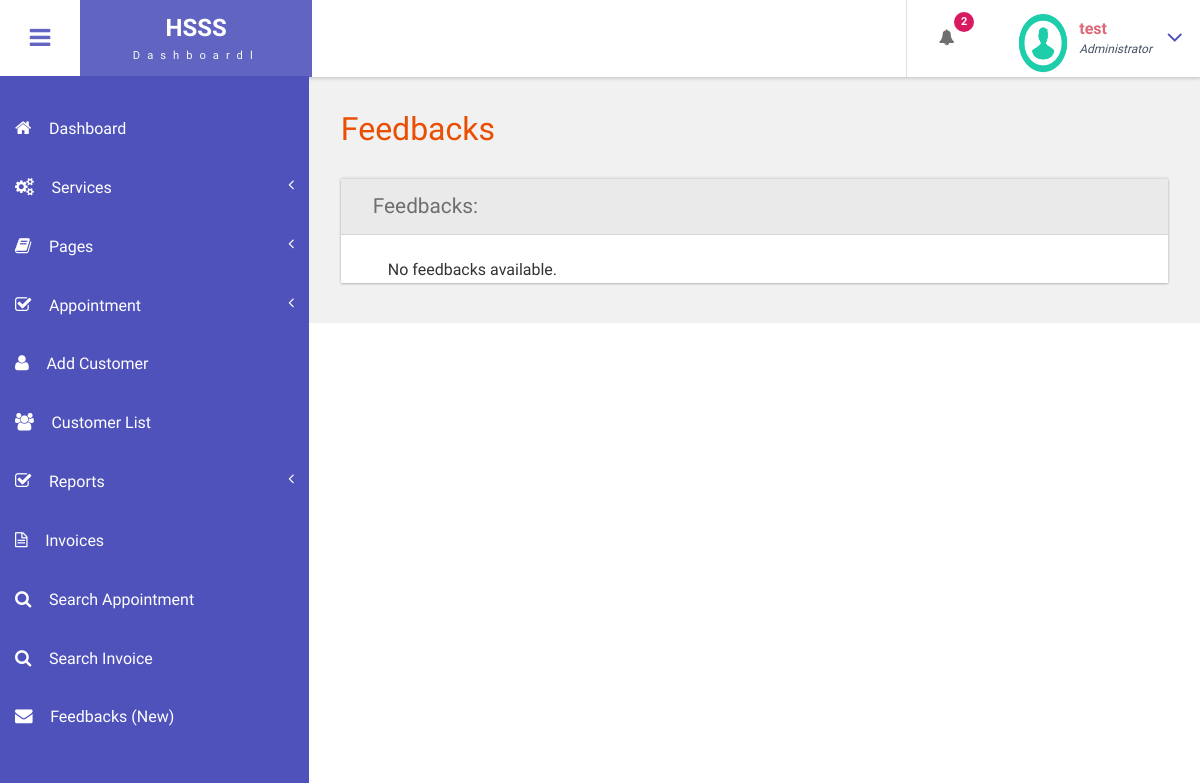
/admin/feedbacks.php (signed in), run on an earlier commit of the app's database.
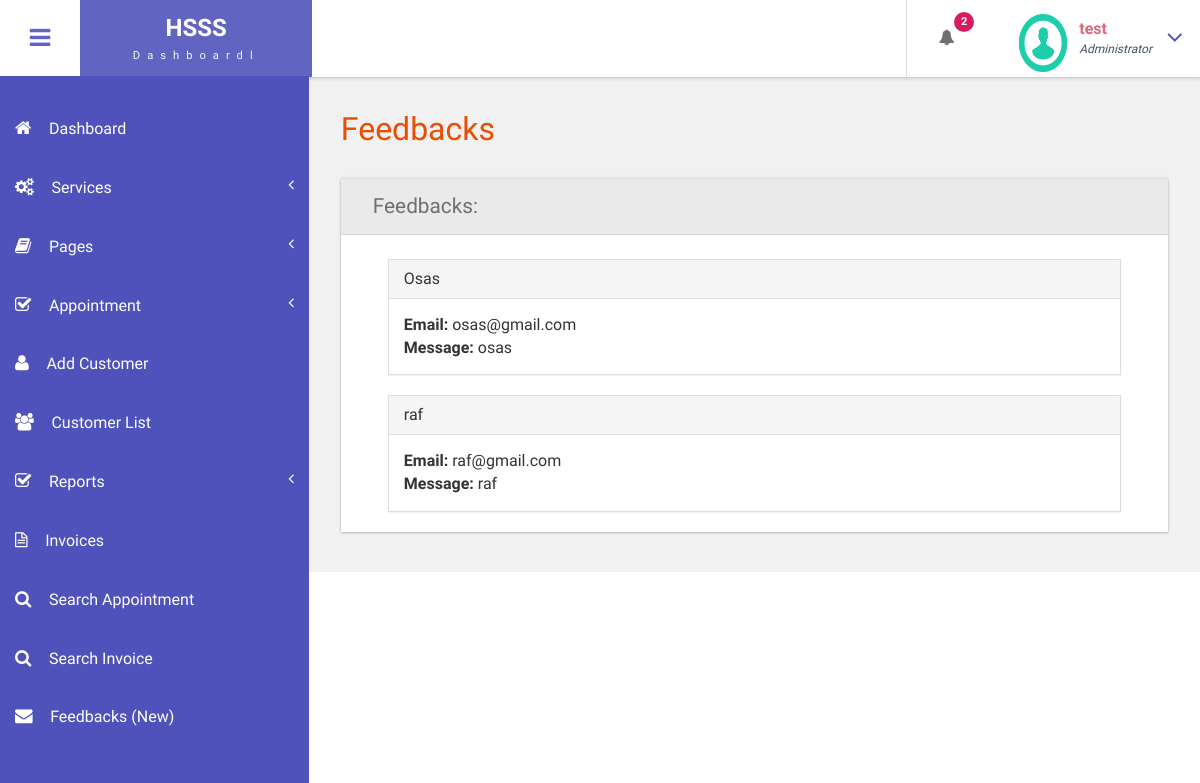
And on a later commit of the database.
### tables this page shows
CREATE TABLE `tblfeedbacks` (
  `fid` int(11) NOT NULL,
  `name` varchar(50) DEFAULT NULL,
  `email` varchar(50) DEFAULT NULL,
  `message` varchar(255) DEFAULT NULL
);

### admin/feedbacks.php (the view, shortened to what this page needs)
<?php
include('includes/dbconnection.php');
if (strlen($_SESSION['bpmsaid']==0)) {
    header('location:logout.php');
} else {
?>
<!DOCTYPE HTML>
<html>
<head>
<link href="css/bootstrap.css" rel='stylesheet' type='text/css' />
<link href="css/style.css" rel='stylesheet' type='text/css' />
<link href="css/font-awesome.css" rel="stylesheet">
<link href="css/animate.css" rel="stylesheet" type="text/css" media="all">
<link rel="stylesheet" href="css/clndr.css" type="text/css" />
<link href="css/custom.css" rel="stylesheet">
</head>
<body class="cbp-spmenu-push">
    <div class="main-content">
        <?php include_once('includes/sidebar.php');?>
        <?php include_once('includes/header.php');?>
        <div id="page-wrapper">
            <div class="main-page">
                <div class="forms">
                    <h3 class="title1">Feedbacks</h3>
                    <div class="form-grids row widget-shadow" data-example-id="basic-forms">
                        <div class="form-title">
                            <h4>Feedbacks:</h4>
                        </div>
                        <div class="form-body">
                            <?php
                            $query = "SELECT * FROM tblfeedbacks";
                            $result = mysqli_query($con, $query);
                            if (mysqli_num_rows($result) > 0) {
                                while ($row = mysqli_fetch_assoc($result)) {
                                    echo '<div class="col-md-12">';
                                    echo '<div class="panel panel-default">';
                                    echo '<div class="panel-heading">';
                                    echo '<h3 class="panel-title">' . $row['name'] . '</h3>';
                                    echo '</div>';
                                    echo '<div class="panel-body">';
                                    echo '<p><strong>Email:</strong> ' . $row['email'] . '</p>';
                                    echo '<p><strong>Message:</strong> ' . $row['message'] . '</p>';
                                    echo '</div>';
                                    echo '</div>';
                                    echo '</div>';
                                }
                            } else {
                                echo '<div class="col-md-12">';
                                echo '<p>No feedbacks available.</p>';
                                echo '</div>';
                            }
                            ?>
                        </div>
                    </div>
                </div>
            </div>
        </div>
    </div>
</body>
</html>
<?php } ?>

### admin/includes/sidebar.php (shortened to what this page needs)
<div class="sidebar" role="navigation">
            <div class="navbar-collapse">
        <nav class="cbp-spmenu cbp-spmenu-vertical cbp-spmenu-left" id="cbp-spmenu-s1">
          <ul class="nav" id="side-menu">
            <li>
              <a href="dashboard.php"><i class="fa fa-home nav_icon"></i>Dashboard</a>
            </li>
            <li>
              <a href="add-services.php"><i class="fa fa-cogs nav_icon"></i>Services<span class="fa arrow"></span> </a>
            </li>
            <li class="">
              <a href="about-us.php"><i class="fa fa-book nav_icon"></i>Pages <span class="fa arrow"></span></a>
            </li>
            <li>
              <a href="all-appointment.php"><i class="fa fa-check-square-o nav_icon"></i>Appointment<span class="fa arrow"></span></a>
            </li>
            <li>
              <a href="add-customer.php" class="chart-nav"><i class="fa fa-user nav_icon"></i>Add Customer</a>
            </li>
             <li>
              <a href="customer-list.php" class="chart-nav"><i class="fa fa-users nav_icon"></i>Customer List</a>
            </li>
              <li>
              <a href="#"><i class="fa fa-check-square-o nav_icon"></i>Reports<span class="fa arrow"></span></a>
            </li>
    <li>
              <a href="invoices.php" class="chart-nav"><i class="fa fa-file-text-o nav_icon"></i>Invoices</a>
            </li>
            <li>
              <a href="search-appointment.php" class="chart-nav"><i class="fa fa-search nav_icon"></i>Search Appointment</a>
            </li>
            <li>
              <a href="search-invoices.php" class="chart-nav"><i class="fa fa-search nav_icon"></i>Search Invoice</a>
            </li>
            <li>
              <a href="feedbacks.php" class="chart-nav"><i class="fa  fa-envelope nav_icon"></i>Feedbacks (New)</a>
            </li>
          </ul>
        </nav>
      </div>
    </div>

### admin/includes/header.php (shortened to what this page needs)
<div class="sticky-header header-section ">
      <div class="header-left">
        <button id="showLeftPush"><i class="fa fa-bars"></i></button>
        <div class="logo">
          <a href="index.html">
            <h1>HSSS</h1>
            <span>Dashboardl</span>
          </a>
        </div>
      </div>
      <div class="header-right">
        <div class="profile_details_left">
          <ul class="nofitications-dropdown">
            <?php
$ret1=mysqli_query($con,"select ID,Name from  tblappointment where Status=''");
$num=mysqli_num_rows($ret1);
?>
            <li class="dropdown head-dpdn">
              <a href="#" class="dropdown-toggle" data-toggle="dropdown" aria-expanded="false"><i class="fa fa-bell"></i><span class="badge blue"><?php echo $num;?></span></a>
            </li>
          </ul>
          <div class="clearfix"> </div>
        </div>
        <div class="profile_details">
        <?php
$adid=$_SESSION['bpmsaid'];
$ret=mysqli_query($con,"select AdminName from tbladmin where ID='$adid'");
$row=mysqli_fetch_array($ret);
$name=$row['AdminName'];
?>
          <ul>
            <li class="dropdown profile_details_drop">
              <a href="#" class="dropdown-toggle" data-toggle="dropdown" aria-expanded="false">
                <div class="profile_img">
                  <span class="prfil-img"><img src="images/download (1).png" alt="" width="50" height="60"> </span>
                  <div class="user-name">
                    <p><?php echo $name; ?></p>
                    <span>Administrator</span>
                  </div>
                  <i class="fa fa-angle-down lnr"></i>
                  <div class="clearfix"></div>
                </div>
              </a>
            </li>
          </ul>
        </div>
      </div>
      <div class="clearfix"> </div>
    </div>

### admin/css/style.css (style rules this page uses)
h4, h5, h6, h1, h2, h3 { margin: 0; }
ul, ol { margin: 0; }
p { margin: 0; }
html, body { font-family: 'Roboto Condensed', sans-serif; font-size: 100%; overflow-x: hidden; background: #fff; }
body a { transition: 0.5s all ease; -webkit-transition: 0.5s all ease; -moz-transition: 0.5s all ease; -o-transition: 0.5s all ease; -ms-transition: 0.5s all ease; text-decoration:none; }
h1,h2,h3,h4,h5,h6 { margin:0; }
p { margin:0; }
ul,label { margin:0; padding:0; }
.main-content { position: relative; }
.sticky-header { position: fixed; top: 0; left:0px; width: 100%; z-index: 100; }
.header-section { background:#FFF; box-shadow: 1px 1px 4px rgba(0, 0, 0, 0.21); -webkit-box-shadow: 1px 1px 4px rgba(0, 0, 0, 0.21); -moz-box-shadow: 1px 1px 4px rgba(0, 0, 0, 0.21); -o-box-shadow: 1px 1px 4px rgba(0, 0, 0, 0.21); }
.header-section::after { clear: both; display: block; content: ''; }
.header-left { float: left; width: 45%; }
.header-right { float: right; }
button#showLeftPush { font-size: 1.5em; width: 80px; padding: 0.87em 0; text-align: center; cursor: pointer; float: left; color: #6F6F6F; -moz-transition: all 0.2s ease-out 0s; -webkit-transition: all 0.2s ease-out 0s; transition: all 0.2s ease-out 0s; border: none; background-color: #fff; outline:none; }
.cbp-spmenu { position: fixed; }
.cbp-spmenu-vertical { width: 309px; height: 100%; top: 76px; z-index: 1000; background-color:#4F52BA; padding: 2em 0; }
.cbp-spmenu-left { left: 0; }
.cbp-spmenu-push { overflow-x: hidden; position: relative; }
.cbp-spmenu, .cbp-spmenu-push { -webkit-transition: all 0.3s ease; -moz-transition: all 0.3s ease; transition: all 0.3s ease; }
.cbp-spmenu-push div#page-wrapper { margin: 0 0 0 19.3em; transition:.5s all; -webkit-transition:.5s all; -moz-transition:.5s all; }
.sidebar ul li { margin-bottom: 1em; }
.sidebar ul li a { color: #FFFFFF; font-size: 1em; }
.sidebar .arrow { float: right; }
i.nav_icon { margin-right: 1em; font-size: 1.1em; }
.fa { display: inline-block; font-family: FontAwesome; font-style: normal; font-weight: normal; line-height: 1; -webkit-font-smoothing: antialiased; -moz-osx-font-smoothing: grayscale; }
.logo { background: #6164C1; text-align: center; float: left; }
.logo a { padding: 0.9em 3.3em .7em; display: block; text-decoration: none; }
.logo a h1 { color: #fff; font-size: 1.5em; line-height: 1.2em; font-weight: 700; }
.logo a span { color: #F8F8F8; font-size: .7em; text-align: center; letter-spacing: 7px; }
.profile_details_left { float: left; }
li.dropdown.head-dpdn { display: inline-block; padding: 1.7em 0; border-left: 1px solid #E0E0E0; float: left; }
li.dropdown.head-dpdn a.dropdown-toggle { padding: 1.7em 2em; }
i.fa.fa-bell { color:#6F6F6F; }
.header-right span.badge { font-size: 11px; font-weight: bold; color: #FFF; background: #8BC34A; line-height: 15px; width: 20px; height: 20px; border-radius: 2em; -webkit-border-radius: 2em; -moz-border-radius: 2em; -o-border-radius: 2em; text-align: center; display: inline-block; position: absolute; top: 16%; padding: 2px 0 0; }
.header-right span.blue { background-color:#D81B60; }
.profile_details { float: right; }
.profile_details_drop a.dropdown-toggle { display:block; padding: 0.8em 3em 0 2em; }
.profile_img span.prfil-img { float:left; }
.user-name { float:left; margin-top:8px; margin-left:11px; height:35px; }
.profile_details ul li { list-style-type:none; position:relative; }
.profile_details li a i.fa.lnr { position: absolute; top: 34%; right: 8%; color: #4F52BA; font-size: 1.6em; }
.user-name p { font-size:1em; color:#DD6777; line-height:1em; font-weight:700; }
.user-name span { font-size: .75em; font-style: italic; color: #424f63; font-weight: normal; margin-top: .3em; }
.charts,.row { margin: 2em 0 0; }
.widget-shadow { background-color: #fff; box-shadow: 0 -1px 3px rgba(0,0,0,.12),0 1px 2px rgba(0,0,0,.24); -webkit-box-shadow: 0 -1px 3px rgba(0,0,0,.12),0 1px 2px rgba(0,0,0,.24); -moz-box-shadow: 0 -1px 3px rgba(0,0,0,.12),0 1px 2px rgba(0,0,0,.24); }
h3.title1 { font-size: 2em; color: #e94e02; margin-bottom: 0.8em; }
.forms h3.title1 { margin-bottom:0; }
.forms h4 { font-size: 1.3em; color: #6F6F6F; }
.form-title { padding: 1em 2em; background-color: #EAEAEA; border-bottom: 1px solid #D6D5D5; }
.form-body { padding: 1.5em 2em; }
.panel { border-radius: inherit; }

### admin/css/custom.css (style rules this page uses)
#page-wrapper { padding:7em 2em 2.5em; background-color: #F1F1F1; }
.sidebar .arrow { float: right; }
.sidebar .fa.arrow:before { content: "\f104"; }

What changed in the data, as far as the page shows it:
added tblfeedbacks: name "Osas", email "osas@gmail.com", message "osas"
added tblfeedbacks: name "raf", email "raf@gmail.com", message "raf"
Also different on the page:
text no longer shown: "No feedbacks available."
